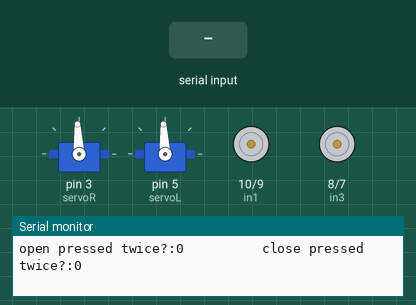
A sketch run on a simulated Arduino Nano, built with avr-gcc and run on an emulated ATmega328P. On the bench: 2 × servo, motor-driver pin pairs drawn as motors (green arrow = first pin HIGH = forward, orange = second pin HIGH = backward, longer = more drive, scaled by the enable pin), the last lines printed to the serial monitor. Inputs (shaded band) come from the test bench.

Above: at 1.2 s.
1.3 s: "1\n" received over Serial
At 2.0 s:
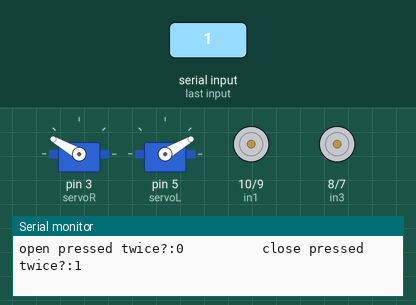
3.1 s: byte 117 ('u') received over Serial
At 3.9 s:
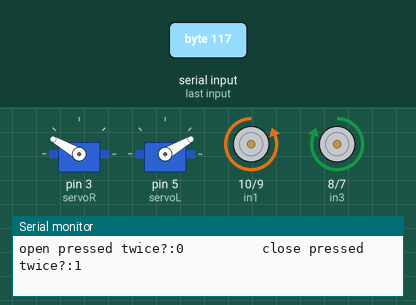
4.6 s: byte 100 ('d') received over Serial
At 5.6 s:
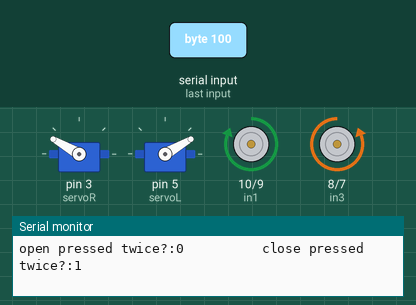
6.1 s: byte 114 ('r') received over Serial
At 7.3 s:
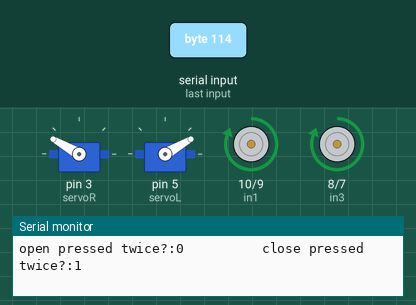
7.6 s: byte 108 ('l') received over Serial
At 8.3 s:
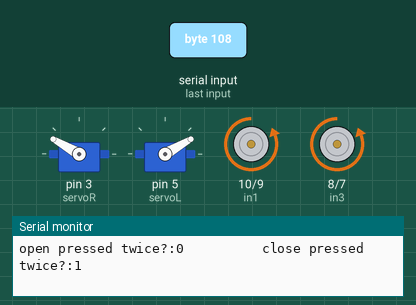
9.1 s: byte 116 ('t') received over Serial
At 10.2 s:
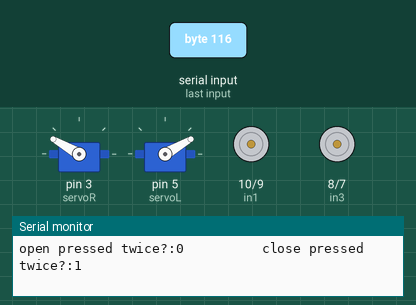
Timing chart, 0 to 11.6 s (numbered marks = the images above; inputs shaded):
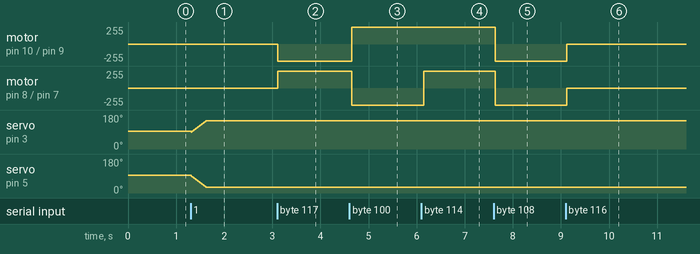

Measured:
- after the input at 1.3 s, servo on pin 5 (servoL): moves from 93° to 30° over 0.31 s, starting at once
- after the input at 3.1 s, motor on pin 10 (in1) / pin 9 (in2): stopped → backward 255/255 at once; motor on pin 8 (in3) / pin 7 (in4): stopped → forward 255/255 at once
- after the input at 4.6 s, motor on pin 10 (in1) / pin 9 (in2): backward 255/255 → forward 255/255 after 0.06 s; motor on pin 8 (in3) / pin 7 (in4): forward 255/255 → backward 255/255 after 0.06 s
- after the input at 6.1 s, motor on pin 8 (in3) / pin 7 (in4): backward 255/255 → forward 255/255 at once
- after the input at 7.6 s, motor on pin 10 (in1) / pin 9 (in2), motor on pin 8 (in3) / pin 7 (in4): forward 255/255 → backward 255/255 at once
- after the input at 9.1 s, motor on pin 10 (in1) / pin 9 (in2), motor on pin 8 (in3) / pin 7 (in4): backward 255/255 → stopped at once

The sketch:

nano_2wd_bluetooth.ino
```cpp
#include <Servo.h>

// L298N to Arduino Nano pin
#define ENA 11
#define in1 10
#define in2 9
#define in3 8
#define in4 7
#define ENB 6

char data = 0;            //Variable for storing received data
int open_repeated = false;
int close_repeated = false;
Servo servoR;  // create servo object to control a servo
Servo servoL;  // create servo object to control a servo

int posR = 0;    // variable to store the servo position
int posL = 0;    // variable to store the servo position

void setup() {
  // put your setup code here, to run once:


    pinMode(ENA,OUTPUT);
    pinMode(in1,OUTPUT);
    pinMode(in2,OUTPUT);
    pinMode(in3,OUTPUT);
    pinMode(in4,OUTPUT);
    pinMode(ENB,OUTPUT);
    Serial.begin(9600);
    servoR.attach(3);
    servoL.attach(5);
    servoR.writeMicroseconds(1500);  // set servo to mid-point
    servoL.writeMicroseconds(1500);  // set servo to mid-point

}


void moveForward(){
    digitalWrite(ENA,HIGH);

    digitalWrite(in1,LOW);
    digitalWrite(in2,HIGH);
    digitalWrite(in3,HIGH);
    digitalWrite(in4,LOW);

    digitalWrite(ENB,HIGH);

  }

  void moveBackward(){
    digitalWrite(ENA,HIGH);

    digitalWrite(in1,HIGH);
    digitalWrite(in2,LOW);
    digitalWrite(in3,LOW);
    digitalWrite(in4,HIGH);

    digitalWrite(ENB,HIGH);

  }

  void turnRight(){
    digitalWrite(ENA,HIGH);

    digitalWrite(in1,HIGH);
    digitalWrite(in2,LOW);
    digitalWrite(in3,HIGH);
    digitalWrite(in4,LOW);

    digitalWrite(ENB,HIGH);

  }

    void turnLeft(){
    digitalWrite(ENA,HIGH);

    digitalWrite(in1,LOW);
    digitalWrite(in2,HIGH);
    digitalWrite(in3,LOW);
    digitalWrite(in4,HIGH);

    digitalWrite(ENB,HIGH);

  }

void stopRobot(){
     digitalWrite(ENA,LOW);
     digitalWrite(ENB,LOW);
  }

//servo is at mid position at 90 degree
void servoRclose(){

servoR.attach(3);
servoL.attach(5);

for(posR=90; posR <=150 ; posR+=1){
//    Serial.print("posR: ");
//    Serial.print(posR);
//    Serial.print("      posL: ");
//    Serial.println(posL);
    servoR.write(posR);
    posL = 180-posR;
    servoL.write(posL);

    delay(5);


    }
servoR.detach();
servoL.detach();

}

void servoRopen(){
servoR.attach(3);
servoL.attach(5);
for(posR=150; posR >=90 ; posR-=1){
    servoR.write(posR);
    posL = 180-posR;
    servoL.write(posL);

    delay(5);
//    Serial.print("posR: ");
//    Serial.print(posR);
//    Serial.print("      posL: ");
//    Serial.println(posL);

    }
servoR.detach();
servoL.detach();
}

void watch_dog(){
  Serial.print("time out in 2 sec");
  delay(1000);
  stopRobot();
  }

void loop() {

   if(Serial.available() > 0)      // Send data only when you receive data:
   {
      data = Serial.read();        //Read the incoming data & store into data
      Serial.print(data);          //Print Value inside data in Serial monitor
      Serial.print("\n");

if(data == 'u') {
moveForward();
}
else if(data == 'd') {
moveBackward();
}
else if(data == 'r') {
turnRight();
}
else if(data == 'l') {
turnLeft();
}

else if(data == 't') {
stopRobot();
}

else if(data == '1' && close_repeated==false) {
close_repeated = true;
open_repeated = false;
servoRclose();
}

else if(data == '0' && open_repeated==false) {
close_repeated = false;
open_repeated = true;
servoRopen();
}

else{
digitalWrite(13,LOW);
}
}
Serial.print("open pressed twice?:");
Serial.print(open_repeated);
Serial.print("          close pressed twice?:");
Serial.println(close_repeated);
delay(5);

}
```
